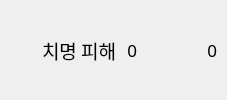
         <widget class="QWidget" name="containerCriticalMult" native="true">
          <property name="font">
           <font>
            <family>ONE Mobile POP</family>
            <pointsize>15</pointsize>
           </font>
          </property>
          <layout class="QHBoxLayout" name="horizontalLayout_12">
           <property name="spacing">
            <number>10</number>
           </property>
           <property name="leftMargin">
            <number>5</number>
           </property>
           <property name="topMargin">
            <number>0</number>
           </property>
           <property name="rightMargin">
            <number>10</number>
           </property>
           <property name="bottomMargin">
            <number>0</number>
           </property>
           <item>
            <widget class="QLabel" name="iconCriticalMult">
             <property name="sizePolicy">
              <sizepolicy hsizetype="Fixed" vsizetype="Fixed">
               <horstretch>0</horstretch>
               <verstretch>0</verstretch>
              </sizepolicy>
             </property>
             <property name="minimumSize">
              <size>
               <width>27</width>
               <height>27</height>
              </size>
             </property>
             <property name="maximumSize">
              <size>
               <width>27</width>
               <height>27</height>
              </size>
             </property>
             <property name="font">
              <font>
               <family>ONE Mobile POP</family>
               <pointsize>15</pointsize>
              </font>
             </property>
             <property name="text">
              <string/>
             </property>
             <property name="scaledContents">
              <bool>true</bool>
             </property>
             <property name="alignment">
              <set>Qt::AlignCenter</set>
             </property>
            </widget>
           </item>
           <item>
            <widget class="QLabel" name="nameCriticalMult">
             <property name="sizePolicy">
              <sizepolicy hsizetype="Expanding" vsizetype="Preferred">
               <horstretch>1</horstretch>
               <verstretch>0</verstretch>
              </sizepolicy>
             </property>
             <property name="font">
              <font>
               <family>ONE Mobile POP</family>
               <pointsize>14</pointsize>
              </font>
             </property>
             <property name="text">
              <string>치명 피해</string>
             </property>
             <property name="alignment">
              <set>Qt::AlignLeading|Qt::AlignLeft|Qt::AlignVCenter</set>
             </property>
            </widget>
           </item>
           <item>
            <widget class="QLabel" name="statCriticalMult">
             <property name="sizePolicy">
              <sizepolicy hsizetype="Expanding" vsizetype="Preferred">
               <horstretch>2</horstretch>
               <verstretch>0</verstretch>
              </sizepolicy>
             </property>
             <property name="font">
              <font>
               <family>ONE Mobile POP</family>
               <pointsize>13</pointsize>
              </font>
             </property>
             <property name="text">
              <string>0</string>
             </property>
             <property name="alignment">
              <set>Qt::AlignRight|Qt::AlignTrailing|Qt::AlignVCenter</set>
             </property>
            </widget>
           </item>
           <item>
            <widget class="QLabel" name="rateCriticalMult">
             <property name="sizePolicy">
              <sizepolicy hsizetype="Minimum" vsizetype="Preferred">
               <horstretch>0</horstretch>
               <verstretch>0</verstretch>
              </sizepolicy>
             </property>
             <property name="minimumSize">
              <size>
               <width>70</width>
               <height>0</height>
              </size>
             </property>
             <property name="font">
              <font>
               <family>ONE Mobile POP</family>
               <pointsize>13</pointsize>
              </font>
             </property>
             <property name="text">
              <string>0</string>
             </property>
             <property name="alignment">
              <set>Qt::AlignRight|Qt::AlignTrailing|Qt::AlignVCenter</set>
             </property>
            </widget>
           </item>
          </layout>
         </widget>
